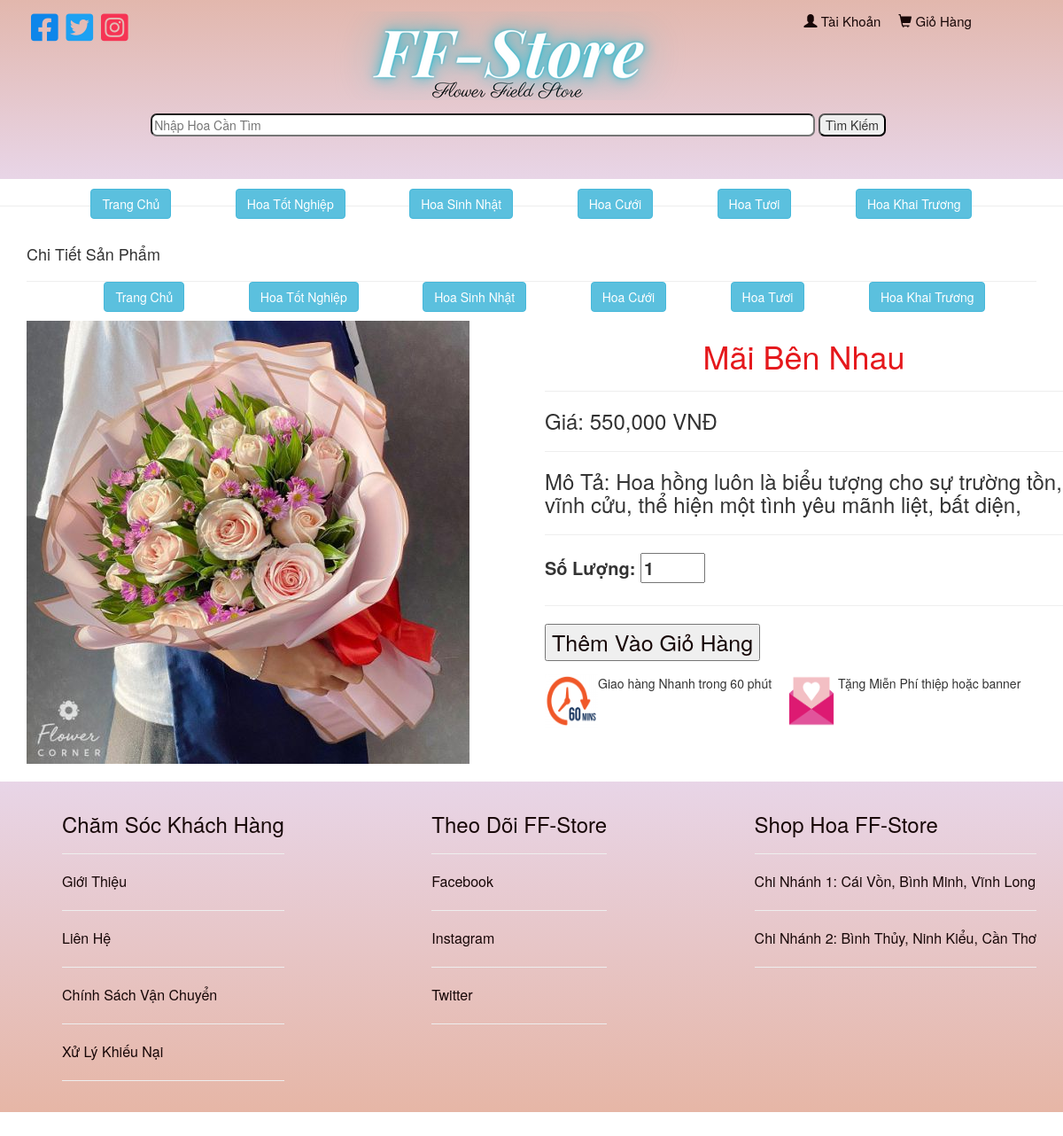
The page /client/index.php?p=spct&&id=25 on the database its author committed.
### tables this page shows
CREATE TABLE `danhmuc` (
  `MaLoaiSP` int(11) NOT NULL,
  `TenLoaiSP` varchar(20) NOT NULL
);

CREATE TABLE `sanpham` (
  `MaSP` int(20) NOT NULL,
  `TenSP` varchar(20) DEFAULT NULL,
  `Gia` int(20) DEFAULT NULL,
  `HinhAnh` varchar(150) DEFAULT NULL,
  `MoTaSP` varchar(100) DEFAULT NULL,
  `TrangThaiSP` varchar(20) DEFAULT NULL,
  `MaLoaiSP` int(11) DEFAULT NULL,
  `SoLuong` int(200) DEFAULT NULL
);

### client/index.php (called while the page is built, shortened)
<?php
    $baseUrl = $_SERVER['PHP_SELF'];
    $pages = array(
        'home' => array('Trang Chủ', 'home.php'),
        'spct' => array('Chi Tiết Sản Phẩm', 'chitietsp.php'),
        'themGH' => array('Them gio hang', 'themGH.php'),
        'giohang' => array('Giỏ Hàng', 'giohang.php'),
        'xoagh' => array('Xóa Giỏ Hàng','xoaGH.php'),
        'tcadmin' => array('Trang Chủ', './admin/trangchinh.php'),
        'dktk' =>array('Đăng Kí Tài Khoản','dangkiview.php'),
        'dn' =>array('Đăng nhập Tài Khoản','dangnhap.php'),
        'timkiem' => array('Tìm Kiếm','timkiem.php'),
        'thoat' => array('Thoát','logout.php'),
        'danhmuc' => array('','danhmucview.php'),
        'phantrang' => array('phantrang', 'phantrang.php'),
        'thanhtoan' =>array('','thanhtoan.php'),
        'ttkh'=>array('Thông Tin Khách Hàng','thongtinkhachhang.php'),
        'xoagh' => array('','xoasanpham.php'),
        'dathang' => array('','dathang.php'),
        'ctdondathang' =>array('Chi Tiết Đơn Đặt ','chitietdondathang.php')
    );
    include('../client/theme.php')
?>

### admin/sanpham.php (called while the page is built, shortened)
<?php
include ('danhmuc.php');
class SanPham {
    public static function laySP($conn, $id) {
        $sql = "SELECT * FROM sanpham WHERE MaSP = $id";
        $result = mysqli_query($conn, $sql);
        $sp_obj = new SanPham();
        $row = mysqli_fetch_assoc($result);
        $sp_obj->MaSP = $row["MaSP"];
        $sp_obj->TenSP = $row["TenSP"];
        $sp_obj->Gia = $row["Gia"];
        $sp_obj->HinhAnh = $row["HinhAnh"];
        $sp_obj->MoTaSP = $row["MoTaSP"];
        $sp_obj->TrangThaiSP = $row["TrangThaiSP"];
        $sp_obj->MaLoaiSP = danhmuc::layDanhmucSP($conn,$row["MaLoaiSP"]);
        $sp_obj->SoLuong = $row["SoLuong"];
        return $sp_obj;
    }
  }
?>

### admin/danhmuc.php (called while the page is built, shortened)
<?php
    class danhmuc {
        public static function layDanhmucSP($conn, $id) {
            $sql = "SELECT * FROM danhmuc WHERE MaLoaiSP = $id";
            $result = mysqli_query($conn, $sql);
            $danhmuc = new danhmuc();
            $row = mysqli_fetch_assoc($result);
            $danhmuc->MaLoaiSP = $row['MaLoaiSP'];
            $danhmuc->TenLoaiSP = $row['TenLoaiSP'];
            return $danhmuc;
        }
    }
?>

### client/danhmuc.php (the view)
<?php
    include("../client/connectdb.php");
    $sql = "SELECT * FROM danhmuc";
    $result = mysqli_query($conn, $sql);
?>
<div class="container">
    <div class="danhmuc">
        <a href="index.php"><button type="button" class="btn btn-info">Trang Chủ</button></a>
        <?php while ($row = mysqli_fetch_assoc($result)): ?>
            <?php $idmaloaisp = $row['MaLoaiSP'] ?>
            <a href="<?php  echo "$baseUrl?p=danhmuc&&id= $idmaloaisp" ?>">
            <button type="button" class="btn btn-info"><?php echo $row['TenLoaiSP']; ?></button>
            </a>
        <?php endwhile; ?>
    </div>
</div>

### client/theme.php (shortened to what this page needs)
<!DOCTYPE html>
<html lang="en">
<head>
  <link rel="stylesheet" href="https://maxcdn.bootstrapcdn.com/bootstrap/3.4.1/css/bootstrap.min.css">
  <link rel="stylesheet" href="https://cdnjs.cloudflare.com/ajax/libs/font-awesome/6.4.0/css/all.min.css" />
  <link rel="stylesheet" href="asset/style.css">
  <link href="../admin/asset/css/mycss.css" rel="stylesheet">
</head>
<body>
<div class="jumbotron">
  <?php include('../client/header.php')?>
</div>
<hr>
<div class="danhmuc">
   <?php include('../client/danhmuc.php')?>
</div>
<div class="container">
    <?php include('../client/section.php') ?>
</div><br>
<footer>
  <?php include('../client/footer.php')?>
</footer>
</body>
</html>

### client/header.php (shortened to what this page needs)
<div class="header">
    <div class="container">
        <div class="row">
            <div class="col-sm-3">
                <a href="https://vi-vn.facebook.com/" class="facebook"><i class="fa-brands fa-square-facebook"></i></a>
                <a href="https://twitter.com/?lang=vi" class="twitter"><i class="fa-brands fa-square-twitter"></i></a>
                <a href="https://www.instagram.com/" class="instagram"><i class="fa-brands fa-square-instagram"></i></a>
            </div>
            <div class="col-sm-6">
                <a href="index.php"><img src="../admin/uploads/fee.png" style="width: 500px;height: 100px;"></a>
            </div>
            <div class="col-sm-3">
                <div class="acc-cart">
                        <?php
                            if(isset($_SESSION['email_account'])&&($_SESSION['email_account'] != "")){
                                $id = $_SESSION['email_account'];
                                $idkhachhang = $_SESSION['Ma_khachhang'];
                        ?>
                        <div class="acc-thoat">
                            <li class="account-ok"><a href="<?php echo "$baseUrl?p=ttkh&&id=$id"?>" style = "display:flex;"><span class="glyphicon glyphicon-user" style = "margin-right:5px;"></span><?php echo $_SESSION['email_account']?></a></li>
                            <li class="thoat"><button type="button" class="btn btn-info"><a href="<?php echo "$baseUrl?p=ctdondathang&&id=$idkhachhang"?>">Chi Tiết Đơn Đặt Hàng</a></button></li>
                            <li class="thoat"><button type="button" class="btn btn-info"><a href="<?php echo "$baseUrl?p=thoat"?>">Đăng Xuất</a></button></li>
                        </div>
                        <?php
                            }
                            else{
                        ?>
                    <li class="account"><a href="../admin/dangnhap.php"><span class="glyphicon glyphicon-user"></span>
                            Tài Khoản</a>
                    <?php
                        }
                    ?>
                    </li>
                    <a href="<?php echo "$baseUrl?p=giohang" ?>" class="cart"><span class="glyphicon glyphicon-shopping-cart"></span> Giỏ
                        Hàng</a>
                </div>
            </div>
        </div>
    </div>
    <div class="seach">
        <form action="" method="get">
            <input type="text" name = "search" placeholder = "Nhập Hoa Cần Tìm" value = "" style = "border-radius: 7px;width: 75%;">
            <input type="submit" value="Tìm Kiếm" style = "border-radius: 7px;">
        </form>
    </div>
</div>

### client/section.php
<?php
    if(isset($_GET['p']))
    {
        $page = $_GET['p'];
    }else{
        $page = 'home';
    }
?>
<h4><?php echo $pages[$page][0]?></h4>
<hr/>
<?php
    include($pages[$page][1])
?>

### client/chitietsp.php
<?php
  include('../admin/sanpham.php');
  $sanPham = SanPham::laySP($conn,$_GET["id"]);
  ?>
<div class="container">
  <div class="row">
    <div class="chitietspleft"><img src="<?php echo '../admin/uploads/'.$sanPham->HinhAnh; ?>" class="img-responsive" style="width: 100%" alt="Image">
    </div>
    <div class="chitietspright">
       <h1 style = "color: #e5181c;  text-align: center;"> <?php echo $sanPham->TenSP;?> </h1>
      <hr>
      <h3 >Giá: <?php echo number_format($sanPham->Gia); ?> VNĐ </h3>
      <hr>
      <h3>Mô Tả: <?php echo $sanPham->MoTaSP;?></h3>
      <hr>
        <label for="SoLuong" style = "font-size: 2rem;">Số Lượng: <input type="number" name="SL" min="1" max = "10" value = "1"></label>
      <hr>
        <button style = "font-size: 2.5rem; margin-bottom:15px;"> <a href='<?php echo "$baseUrl?p=themGH&&id=$sanPham->MaSP" ?>'>Thêm Vào Giỏ Hàng</a></button>
          <div class="ctsp-img">
            <img src="../admin/uploads/60mins.png" style = " width: 60px;height: 60px;"> Giao hàng Nhanh trong 60 phút
            <img src="../admin/uploads/freegifts.png" style = " width: 60px;height: 60px; margin-left: 15px;" > Tặng Miễn Phí thiệp hoặc banner
          </div>
    </div>
  </div>
</div>

### client/footer.php
<div class="container">
  <div class="row-footer">
    <div class="footer-left">
      <ul class="footer-left-item">
        <h3><a href="#"><li>Chăm Sóc Khách Hàng</li></a></h3>
        <hr>
        <a href="#"><li>Giới Thiệu</li></a>
        <hr>
        <a href="#"><li>Liên Hệ</li></a>
        <hr>
        <a href="#"><li>Chính Sách Vận Chuyển</li></a>
        <hr>
        <a href="#"><li>Xử Lý Khiếu Nại</li></a>
        <hr>
      </ul>
    </div>
    <div class="footer-center">
      <ul class="footer-center-item">
       <h3><a href="#"><li>Theo Dõi FF-Store</li></a></h3>
       <hr>
        <a href="#"><li> Facebook</li></a>
        <hr>
        <a href="#"><li> Instagram</li></a>
        <hr>
        <a href="#"><li> Twitter</li></a>
        <hr>
      </ul>
    </div>
    <div class="footer-right">
      <ul class="footer-right-item">
       <h3><a href="#"><li>Shop Hoa FF-Store</li></a></h3>
       <hr>
        <a href="#"><li>Chi Nhánh 1: Cái Vồn, Bình Minh, Vĩnh Long</li></a>
        <hr>
        <a href="#"><li>Chi Nhánh 2: Bình Thủy, Ninh Kiểu, Cần Thơ</li></a>
        <hr>
      </ul>
    </div>
  </div>
</div>

### client/asset/style.css (style rules this page uses)
.jumbotron { background-image: linear-gradient(0,#e8d5e7,#e1b2a3); margin-top: -35px; }
.facebook { color: #0d86ea; }
.twitter { color: #1da1f2; }
.instagram { color: #f63454; }
.acc-cart { display: flex; }
.account { font-size: 15px; padding-right: 20px; list-style: none; }
.cart { font-size: 15px; }
.header a i { font-size: 35px; padding-left: 5px; }
.seach { text-align: right; padding-right: 20rem; padding-top: 15px; }
.danhmuc { margin-top: -20px; margin-bottom: 10px; display: flex; justify-content: space-evenly; }
.container .row .chitietspleft { float: left; }
.container .row .chitietspright { width: 50%; float: right; }
.ctsp-img { display: flex; }
footer { background-image: linear-gradient(0,#e6b6a6,#e8d5e7); }
.row-footer { display: flex; justify-content: space-between; }
.footer-left { float: left; font-size: 1.6rem; }
.footer-center { float:none; font-size: 1.6rem; }
.footer-right { float: right; font-size: 1.6rem; }
ul li { list-style: none; }

### admin/asset/css/mycss.css (style rules this page uses)
a { color: #170707; }
footer { background-color: #555; color: white; padding: 15px; }

### rows shown on the page
danhmuc: TenLoaiSP "Hoa Tốt Nghiệp"
danhmuc: TenLoaiSP "Hoa Sinh Nhật"
danhmuc: TenLoaiSP "Hoa Cưới"
danhmuc: TenLoaiSP "Hoa Tươi"
danhmuc: TenLoaiSP "Hoa Khai Trương"
sanpham: HinhAnh (picture), TenSP "Mãi Bên Nhau", Gia "550,000", MoTaSP "Hoa hồng luôn là biểu tượng cho sự trường tồn, vĩnh cửu, thể hiện một tình yêu mãnh liệt, bất diện,"

### other values the page prints
$pages[$page][0] "Chi Tiết Sản Phẩm"
